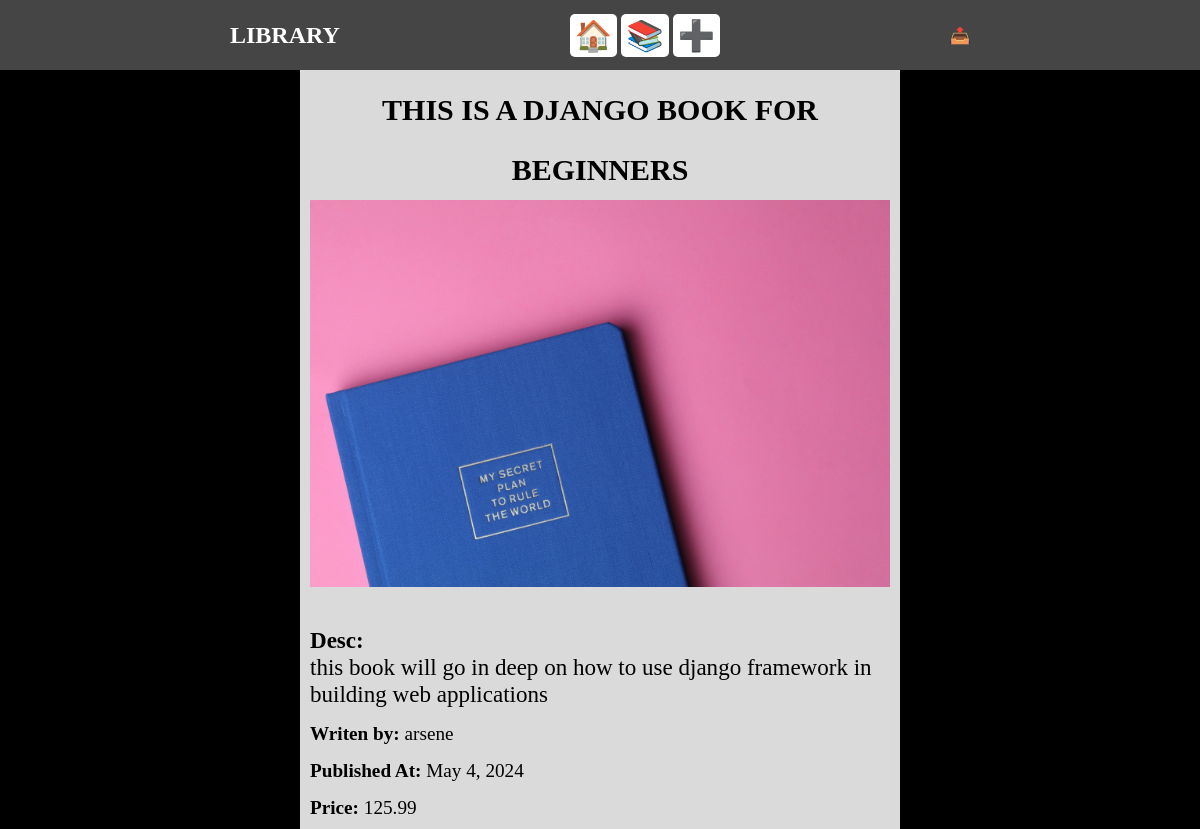
Screenshot of /books/1/ (signed in) with the database file from the repository.
### books/models.py (models this page shows, shortened)
class Book(models.Model):
    title = models.CharField(max_length = 50,null = False, blank = False, unique = True)
    author = models.CharField(max_length = 100,null = False, blank = False)
    description = models.TextField(null = False, blank = False)
    price = models.FloatField(null = False, blank = False)
    pub_date = models.DateField()
    banner = models.ImageField(default = 'default.jpg', null = True, blank = True)

### books/views.py (the view)
# urls.py: path('<int:id>/',onebook,name = 'onebook'),
@login_required(login_url = 'users:login')
def onebook(request, id):
    book = Book.objects.get(id=id)
    return render(request, 'books/book.html',{ 'book': book })

### templates/books/book.html (shortened to what this page needs)
{% extends "main/layout.html" %}
{% load  static %}
{% block body %}
    <section class='onebook'>
        <div class="book">
            <h1>{{book.title}}</h1>
            <div class="img">
                <img src="{{ book.banner.url }}" alt="{{book.title}}">
            </div>
            <p class='desc'><b>Desc:</b><br> {{book.description}}</p>
            <p class='author'><b>Writen by:</b> {{book.author}}</p>
            <p class='price'><b>Published At:</b> {{book.pub_date}}</p>
            <p class='price'><b>Price:</b> {{ book.price }}</p>
        </div>
    </section>
{% endblock body %}

### static/css/styles.css (style rules this page uses)
* { padding: 0; margin: 0; font-family: chillax; box-sizing: border-box; }
body { height: 100%; width: 100%; background-color: #ffffff; overflow-x: hidden; }
main h1 { text-transform: uppercase; text-align: center; }
section.onebook { background-color: rgb(0, 0, 0); height: -moz-fit-content; height: fit-content; }
div.book { width: 50%; background-color: #dadada; margin: auto; padding: 10px; font-weight: 500; font-size: larger; }
div.book img { height: 50%; margin-bottom: 20px; width: 100%; }
div.book h1 { line-height: 60px; font-size: 30px; }
div.book p { margin-top: 15px; }
div.book p.desc { font-size: larger; }
div.img { width: 100%; }

### templates/main/layout.html (style rules this page uses)
* { padding: 0; margin: 0; font-family: chillax; box-sizing: border-box; }
body { height: 100%; width: 100%; background-color: #ffffff; overflow-x: hidden; }
main h1 { text-transform: uppercase; text-align: center; }
section.onebook { background-color: rgb(0, 0, 0); height: -moz-fit-content; height: fit-content; }
div.book { width: 50%; background-color: #dadada; margin: auto; padding: 10px; font-weight: 500; font-size: larger; }
div.book img { height: 50%; margin-bottom: 20px; width: 100%; }
div.book h1 { line-height: 60px; font-size: 30px; }
div.book p { margin-top: 15px; }
div.book p.desc { font-size: larger; }
div.img { width: 100%; }

### rows the page displays
Book: title "THIS IS A DJANGO BOOK FOR BEGINNERS", banner (picture), description "this book will go in deep on how to use django framework in building web applications", author "arsene", pub_date "May 4, 2024", price "125.99"
